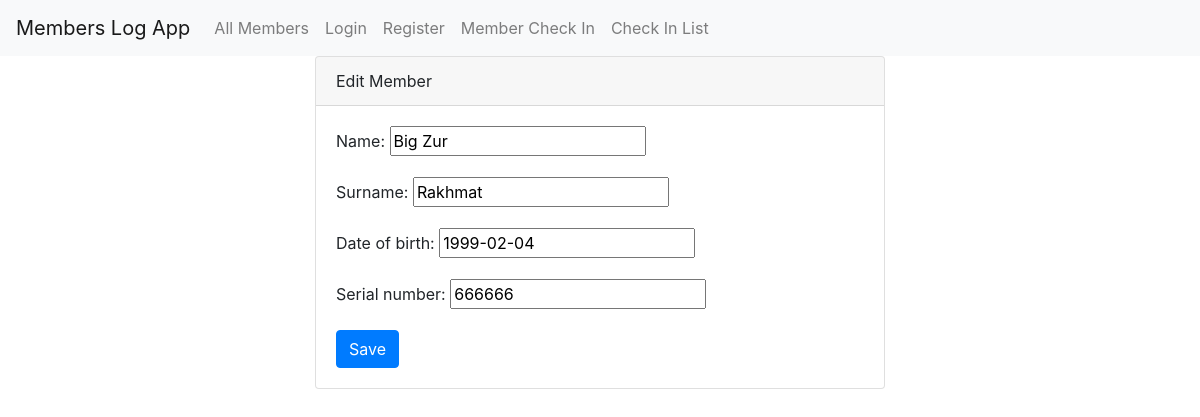
The page /member/3/edit/ on the database its author committed.
### logTracker/models.py (models this page shows, shortened)
class Member(models.Model):
    name = models.CharField(max_length=30, blank=False)
    surname = models.CharField(max_length=30, blank=False)
    date_of_birth = models.DateField(blank=False)
    serial_number = models.CharField(max_length=6, blank=False)

### logTracker/views.py (the view)
# urls.py: path('member/<int:member_id>/edit/', editMember, name='edit_member'),
def editMember(request, member_id):
    member = Member.objects.get(pk=member_id)
    if request.method == 'POST':
        form = EditMemberForm(request.POST, instance=member)
        if form.is_valid():
            form.save()
            return redirect('members')
    else:
        form = EditMemberForm(instance=member)
    return render(request, 'edit_member.html', {'form': form})

### logTracker/forms.py
class EditMemberForm(ModelForm):
    class Meta:
        model = Member
        fields = '__all__'

### logTracker/templates/frontend/edit_member.html (shortened to what this page needs)
{% extends 'base.html' %}
{% block content %}
    <div class="row justify-content-center">
        <div class="col-md-6">
            <div class="card">
                <div class="card-header">Edit Member</div>
                <div class="card-body">
                    <form method="POST">
                        {{ form.as_p }}
                        <button type="submit" class="btn btn-primary">Save</button>
                    </form>
                </div>
            </div>
        </div>
    </div>
{% endblock %}

### rows shown on the page
Member: name "Big Zur", surname "Rakhmat", date_of_birth "1999-02-04", serial_number "666666"
